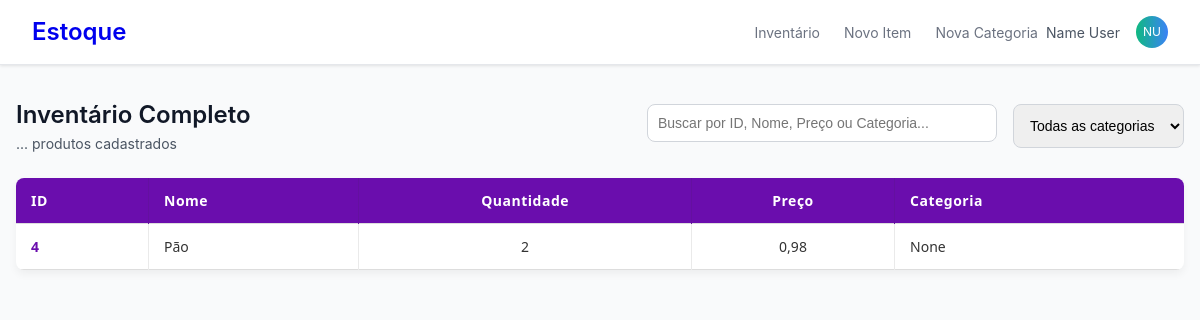
Before: /inventario/ with the older database file.
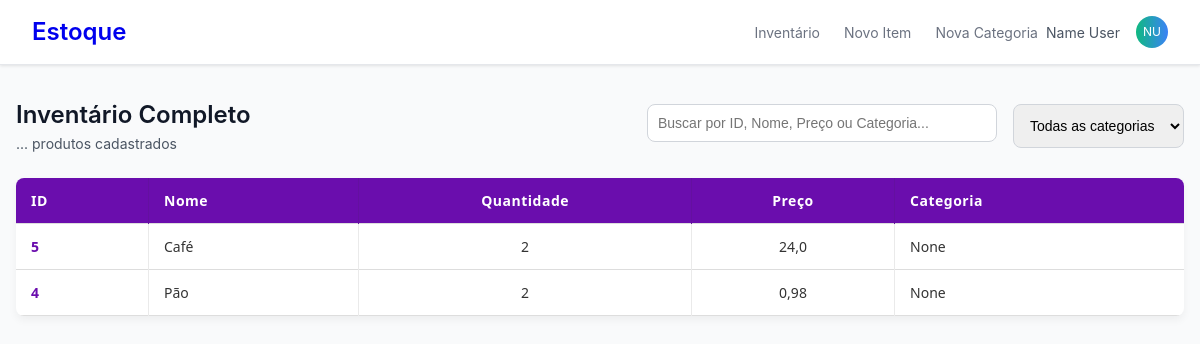
After: the same page with the newer database file.
### SistemaEstoque/models.py (models this page shows, shortened)
class Estoque(models.Model):
    nome=models.CharField(max_length=50,)
    quantidade=models.IntegerField(max_length=50, default=0)
    preco=models.FloatField(default=0)
    data_criacao=models.DateTimeField(default=timezone.now)
    categoria=models.ForeignKey(Categoria,on_delete=models.SET_NULL,blank=True,null=True)
    criador=models.ForeignKey(User,on_delete=models.SET_NULL,blank=True,null=True)

### SistemaEstoque/views/inventario.py (the view)
# urls.py: path('inventario/', views.inventario , name='inventario'),
def inventario(request):
    estoque=Estoque.objects.filter().order_by('-id',)
    paginator=Paginator(estoque,30)
    page_number=request.GET.get('page')
    page_obj=paginator.get_page(page_number)
    contexto={
        'estoque':page_obj
    }
    return render(request,'SistemaEstoque/inventario.html',contexto)

### SistemaEstoque/templates/SistemaEstoque/inventario.html
{% extends "global/base.html" %}
{% block content %}
    <div class="min-h-screen">
        <div class="container py-8">
            <div class="mb-8 flex justify-between items-center">
                <div>
                    <h2 class="text-2xl text-gray-900">Inventário Completo</h2>
                    <p class="text-gray-600">... produtos cadastrados</p>
                </div>
                <div class="flex space-x-4">
                    <form action="{% url "SistemaEstoque:search" %}" method="GET">
                         <input type="search" class="search" placeholder="Buscar por ID, Nome, Preço ou Categoria..." id="search" name="q" value="{{search_value}}">
                    </form>
                    <select placeholder='Todas as categorias'>
                        <option>Todas as categorias</option>
                    </select>
                </div>
            </div>
            <table class="contacts-table">
                <thead> {% comment "" %} Nome das coluna da tabela dos contatos{% endcomment %}
                    <tr class="table-row table-row-header">
                        <th class="table-header">ID</th>
                        <th class="table-header">Nome</th>
                        <th class="table-header">Quantidade</th>
                        <th class="table-header">Preço</th>
                        <th class="table-header">Categoria</th>
                    </tr>
                </thead>
                <tbody>
                    {% for item in estoque %}
                        <tr class="table-row">{% comment "" %} dados do contato em cada coluna especifica{% endcomment %}
                            <td class="table-cel">
                                <a href="{% url 'SistemaEstoque:item_sozinho' item.id %}" class="table-link"> {% comment "" %} Link no id para ir pra informaçoes de determinado contato{% endcomment %}
                                    {{item.id}}
                                </a>
                            </td>
                            <td class="table-cel">
                                {{item.nome}}
                            </td>
                            <td class="table-cel">
                                {{item.quantidade}}
                            </td>
                            <td class="table-cel">
                                {{item.preco}}
                            </td>
                            <td class="table-cel">
                                {{item.categoria}}
                            </td>
                        </tr>
                    {% endfor %}
                </tbody>
            </table>
        </div>
    </div>
{% endblock content %}

Changed rows visible on the page:
added Estoque: id "5", nome "Café", quantidade "2", preco "24,0", categoria "None"
